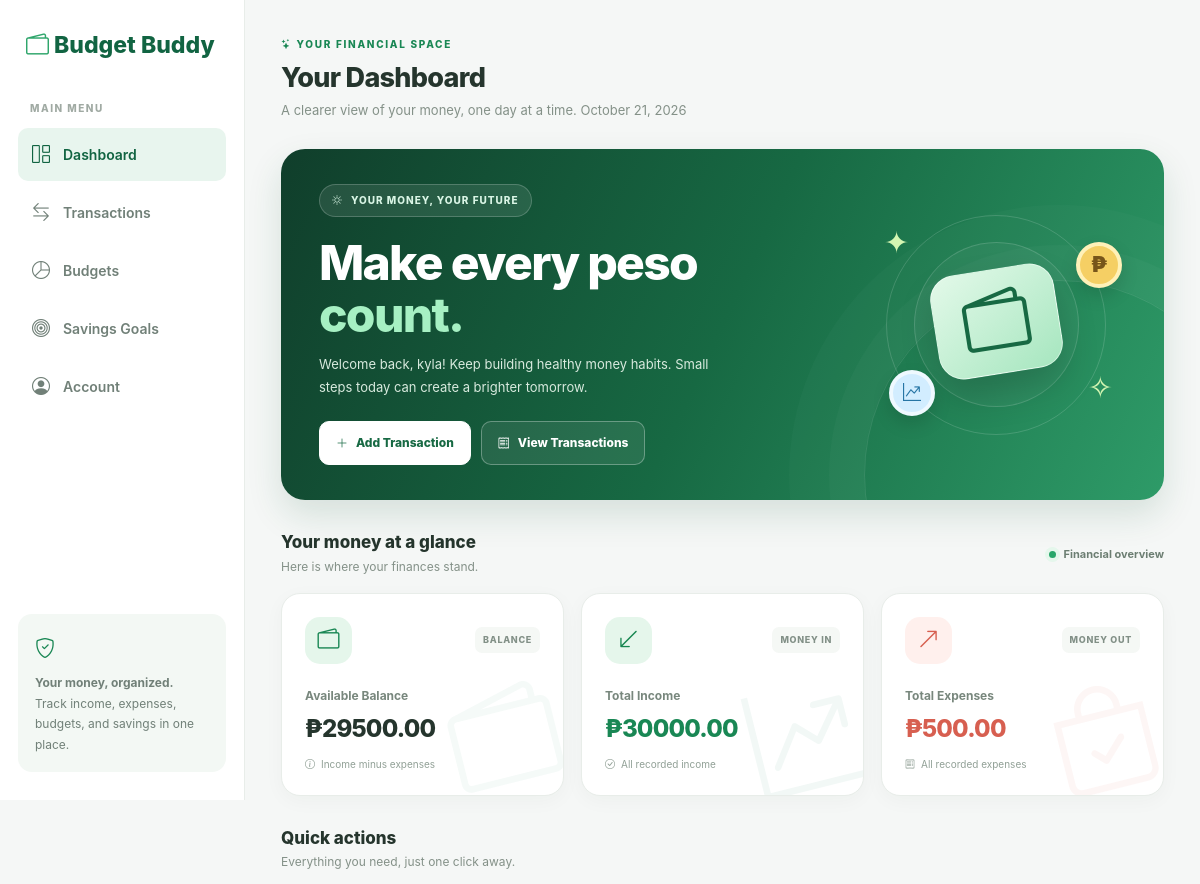
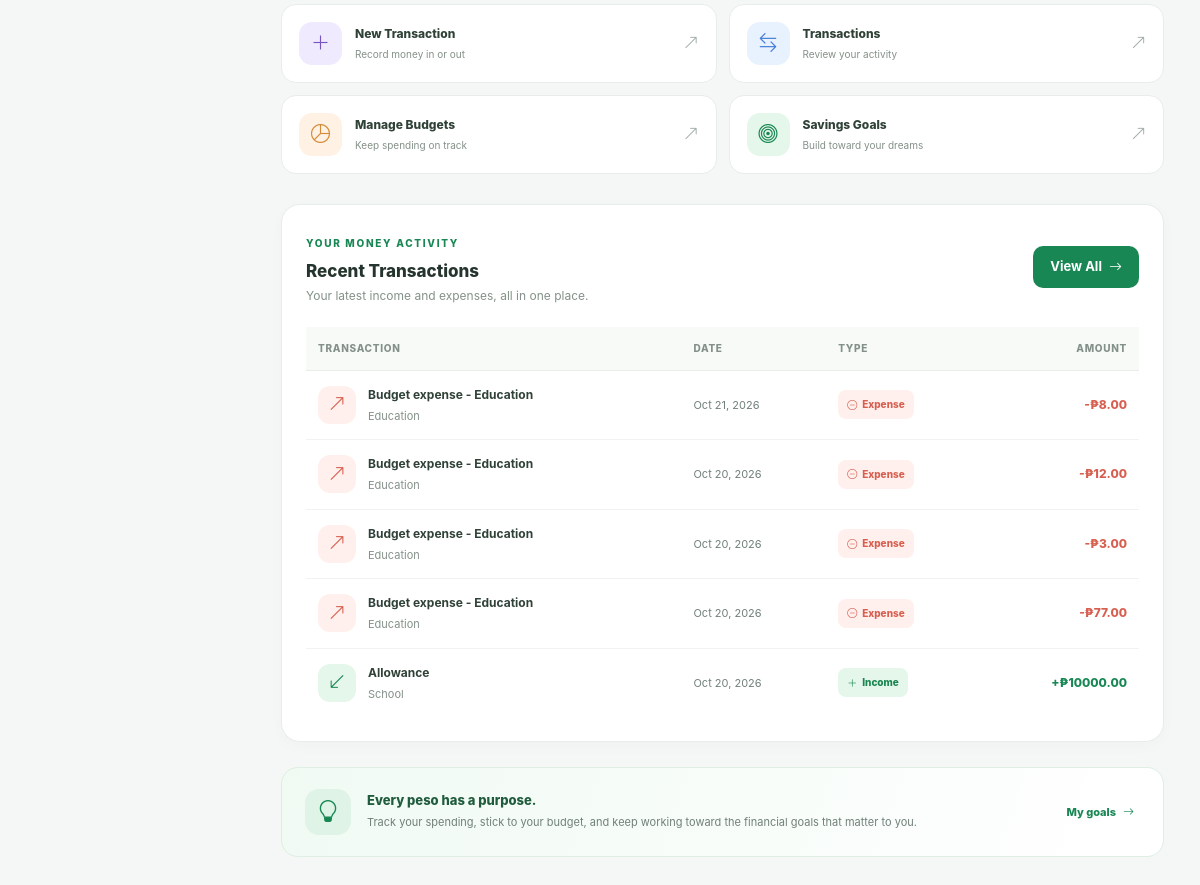
The page / (signed in) on the database its author committed (2 pictures, top to bottom).
### MyApp/models.py (models this page shows, shortened)
class Transaction(models.Model):
    transaction_id = models.AutoField(primary_key=True)
    user = models.ForeignKey(
        settings.AUTH_USER_MODEL,
        on_delete=models.CASCADE,
        related_name="transactions",
        null=True,
        blank=True,
    )
    transaction_type = models.CharField(max_length=20)
    amount = models.DecimalField(max_digits=12, decimal_places=2)
    description = models.CharField(max_length=100)
    date = models.DateField()
    payment_method = models.CharField(max_length=50)
    fund_type = models.CharField(max_length=20, default="Cash")
    category = models.CharField(max_length=100)
    allocation = models.CharField(max_length=50, default="Needs")
    money_plan = models.TextField(blank=True, default="")
    priority = models.CharField(max_length=20, default="Medium")

### MyApp/views.py (the view, shortened to what this page needs)
# urls.py: path("", views.index, name="index"),
@login_required
def index(request):
    transactions = Transaction.objects.filter(
        user=request.user
    ).order_by("-date", "-transaction_id")
    budgets = Budget.objects.filter(
        user=request.user
    ).order_by("-start_date")
    savings_goals = SavingsGoal.objects.filter(
        user=request.user
    ).order_by("-goal_id")
    income = (
        transactions.filter(
            transaction_type__iexact="income"
        ).aggregate(total=Sum("amount"))["total"]
        or Decimal("0.00")
    )
    expenses = (
        transactions.filter(
            transaction_type__iexact="expense"
        ).aggregate(total=Sum("amount"))["total"]
        or Decimal("0.00")
    )
    balance = income - expenses
    for budget in budgets:
        spending_limit = budget.spending_limit or budget.amount
        spent = sum(
            (
                transaction.amount
                for transaction in transactions
                if transaction.transaction_type.lower() == "expense"
                and transaction.category.lower() == budget.category.lower()
                and budget.start_date <= transaction.date <= budget.end_date
            ),
            Decimal("0.00"),
        )
        budget.spent = spent
        budget.remaining = spending_limit - spent
        budget.percent = min(
            100,
            int((spent / spending_limit * 100))
            if spending_limit > 0 else 0,
        )
        budget.over_budget = spent > budget.amount
        budget.over_limit = spent > spending_limit
    for goal in savings_goals:
        goal.remaining = max(
            Decimal("0.00"),
            goal.target_amount - goal.current_amount,
        )
        goal.percent = min(
            100,
            int((goal.current_amount / goal.target_amount * 100))
            if goal.target_amount > 0 else 0,
        )
    context = {
        "transactions": transactions,
        "budgets": budgets,
        "savings_goals": savings_goals,
        "income": income,
        "expenses": expenses,
        "balance": balance,
        "today": date.today().isoformat(),
        "budget_categories": [
            "Food", "Transport", "Housing", "Utilities",
            "Education", "Health", "Entertainment",
            "Shopping", "Savings", "Others",
        ],
        "savings_goal_categories": [
            "Emergency Fund", "Travel", "Education",
            "New Gadget", "Vehicle", "House",
            "Retirement", "Others",
        ],
    }
    return render(request, "InvApp/dashboard.html", context)

### MyApp/templates/InvApp/dashboard.html (shortened to what this page needs)
<!DOCTYPE html>
<html lang="en">
<head>
    <link href="https://cdn.jsdelivr.net/npm/bootstrap@5.3.3/dist/css/bootstrap.min.css"
          rel="stylesheet">
    <link href="https://cdn.jsdelivr.net/npm/bootstrap-icons@1.11.3/font/bootstrap-icons.css"
          rel="stylesheet">
</head>
<body>
<aside class="sidebar">
    <div class="brand">
        <i class="bi bi-wallet2"></i> Budget Buddy
    </div>
<div class="nav-label">MAIN MENU</div>
<nav>
    <a href="#dashboard" class="side-link active">
        <i class="bi bi-grid-1x2"></i> Dashboard
    </a>
    <a href="#transactions" class="side-link">
        <i class="bi bi-arrow-left-right"></i> Transactions
    </a>
    <a href="#budgets" class="side-link">
        <i class="bi bi-pie-chart"></i> Budgets
    </a>
    <a href="#goals" class="side-link">
        <i class="bi bi-bullseye"></i> Savings Goals
    </a>
    <a href="#account" class="side-link">
        <i class="bi bi-person-circle"></i> Account
    </a>
</nav>
    <div class="sidebar-bottom">
        <i class="bi bi-shield-check text-success fs-5"></i>
        <div class="fw-bold mt-2">Your money, organized.</div>
        Track income, expenses, budgets, and savings in one place.
    </div>
</aside>
<main class="main">
<section id="dashboard-section" class="page-section active">
    <header class="topbar">
        <div>
            <span class="dashboard-eyebrow">
                <i class="bi bi-stars"></i> YOUR FINANCIAL SPACE
            </span>
            <h1 class="page-title mt-2">Your Dashboard</h1>
            <div class="subtitle">
                A clearer view of your money, one day at a time.
                {% now "F d, Y" %}
            </div>
        </div>
    </header>
    <section class="creative-welcome">
        <div class="welcome-content">
            <div class="welcome-tag">
                <i class="bi bi-sun"></i> YOUR MONEY, YOUR FUTURE
            </div>
            <h2>
                Make every peso<br>
                <span>count.</span>
            </h2>
            <p>
                Welcome back, {{ request.user.username }}!
                Keep building healthy money habits.
                Small steps today can create a brighter tomorrow.
            </p>
            <div class="welcome-actions">
                <button type="button" class="welcome-primary"
                        onclick="openAddModal()">
                        <i class="bi bi-plus-lg"></i> Add Transaction
                    </button>
          <button type="button" class="welcome-secondary"
        onclick="showPage('transactions')">
    <i class="bi bi-receipt"></i> View Transactions
</button>
            </div>
        </div>
        <div class="welcome-art" aria-hidden="true">
            <div class="art-circle art-circle-one"></div>
            <div class="art-circle art-circle-two"></div>
            <div class="art-wallet">
                <i class="bi bi-wallet2"></i>
            </div>
            <div class="art-coin coin-one">₱</div>
            <div class="art-coin coin-two">
                <i class="bi bi-graph-up-arrow"></i>
            </div>
            <div class="art-sparkle sparkle-one">✦</div>
            <div class="art-sparkle sparkle-two">✧</div>
        </div>
        <div class="welcome-decoration"></div>
    </section>
    <div class="dashboard-section-title">
        <div>
            <h3>Your money at a glance</h3>
            <p>Here is where your finances stand.</p>
        </div>
        <span class="live-indicator">
            <span></span> Financial overview
        </span>
    </div>
    <section class="creative-stats">
        <div class="creative-stat balance-stat">
            <div class="creative-stat-header">
                <div class="creative-stat-icon">
                    <i class="bi bi-wallet2"></i>
                </div>
                <span class="stat-chip">BALANCE</span>
            </div>
            <div class="creative-stat-label">Available Balance</div>
            <div class="creative-stat-value">
                ₱{{ balance|default:0|floatformat:2 }}
            </div>
            <div class="creative-stat-footer">
                <i class="bi bi-info-circle"></i>
                Income minus expenses
            </div>
            <div class="stat-decoration">
                <i class="bi bi-wallet2"></i>
            </div>
        </div>
        <div class="creative-stat income-stat">
            <div class="creative-stat-header">
                <div class="creative-stat-icon">
                    <i class="bi bi-arrow-down-left"></i>
                </div>
                <span class="stat-chip">MONEY IN</span>
            </div>
            <div class="creative-stat-label">Total Income</div>
            <div class="creative-stat-value">
                ₱{{ income|default:0|floatformat:2 }}
            </div>
            <div class="creative-stat-footer">
                <i class="bi bi-check-circle"></i>
                All recorded income
            </div>
            <div class="stat-decoration">
                <i class="bi bi-graph-up-arrow"></i>
            </div>
        </div>
        <div class="creative-stat expense-stat">
            <div class="creative-stat-header">
                <div class="creative-stat-icon">
                    <i class="bi bi-arrow-up-right"></i>
                </div>
                <span class="stat-chip">MONEY OUT</span>
            </div>
            <div class="creative-stat-label">Total Expenses</div>
            <div class="creative-stat-value">
                ₱{{ expenses|default:0|floatformat:2 }}
            </div>
            <div class="creative-stat-footer">
                <i class="bi bi-receipt"></i>
                All recorded expenses
            </div>
            <div class="stat-decoration">
                <i class="bi bi-bag-check"></i>
            </div>
        </div>
    </section>
    <section class="quick-actions-panel">
        <div class="dashboard-section-title">
            <div>
                <h3>Quick actions</h3>
                <p>Everything you need, just one click away.</p>
            </div>
        </div>
        <div class="quick-actions-grid">
            <button type="button" class="quick-action"
                    onclick="openAddModal()">
                <span class="quick-action-icon quick-purple">
                    <i class="bi bi-plus-lg"></i>
                </span>
                <span class="quick-action-text">
                    <strong>New Transaction</strong>
                    <small>Record money in or out</small>
                </span>
                <i class="bi bi-arrow-up-right quick-action-arrow"></i>
            </button>
            <button type="button" class="quick-action"
                    onclick="showPage('transactions')">
                <span class="quick-action-icon quick-blue">
                    <i class="bi bi-arrow-left-right"></i>
                </span>
                <span class="quick-action-text">
                    <strong>Transactions</strong>
                    <small>Review your activity</small>
                </span>
                <i class="bi bi-arrow-up-right quick-action-arrow"></i>
            </button>
            <button type="button" class="quick-action"
                    onclick="showPage('budgets')">
                <span class="quick-action-icon quick-orange">
                    <i class="bi bi-pie-chart"></i>
                </span>
                <span class="quick-action-text">
                    <strong>Manage Budgets</strong>
                    <small>Keep spending on track</small>
                </span>
                <i class="bi bi-arrow-up-right quick-action-arrow"></i>
            </button>
            <button type="button" class="quick-action"
                    onclick="showPage('goals')">
                <span class="quick-action-icon quick-green">
                    <i class="bi bi-bullseye"></i>
                </span>
                <span class="quick-action-text">
                    <strong>Savings Goals</strong>
                    <small>Build toward your dreams</small>
                </span>
                <i class="bi bi-arrow-up-right quick-action-arrow"></i>
            </button>
        </div>
    </section>
    <section class="panel creative-transactions">
        <div class="section-heading">
            <div>
                <span class="panel-eyebrow">YOUR MONEY ACTIVITY</span>
                <h3 class="mt-2">Recent Transactions</h3>
                <p>Your latest income and expenses, all in one place.</p>
            </div>
            <button type="button" class="btn-green"
                    onclick="showPage('transactions')">
                View All <i class="bi bi-arrow-right ms-1"></i>
            </button>
        </div>
        <div class="table-responsive">
            <table class="table creative-table">
                <thead>
                    <tr>
                        <th>TRANSACTION</th>
                        <th>DATE</th>
                        <th>TYPE</th>
                        <th class="text-end">AMOUNT</th>
                    </tr>
                </thead>
                <tbody>
                {% for transaction in transactions|slice:":5" %}
                    <tr>
                        <td>
                            <div class="creative-transaction-info">
                                <div class="transaction-icon
                                    {% if transaction.transaction_type|lower == 'income' %}
                                        transaction-income-icon
                                    {% else %}
                                        transaction-expense-icon
                                    {% endif %}">
                                    {% if transaction.transaction_type|lower == "income" %}
                                        <i class="bi bi-arrow-down-left"></i>
                                    {% else %}
                                        <i class="bi bi-arrow-up-right"></i>
                                    {% endif %}
                                </div>
                                <div>
                                    <div class="transaction-name">
                                        {{ transaction.description }}
                                    </div>
                                    <div class="transaction-category">
                                        {{ transaction.category }}
                                    </div>
                                </div>
                            </div>
                        </td>
                        <td>
                            <span class="transaction-date">
                                {{ transaction.date|date:"M d, Y" }}
                            </span>
                        </td>
                        <td>
                            {% if transaction.transaction_type|lower == "income" %}
                                <span class="creative-type income-type">
                                    <i class="bi bi-plus-lg"></i> Income
                                </span>
                            {% else %}
                                <span class="creative-type expense-type">
                                    <i class="bi bi-dash-circle"></i> Expense
                                </span>
                            {% endif %}
                        </td>
                        <td class="text-end">
                            <span class="{% if transaction.transaction_type|lower == 'income' %}amount-income{% else %}amount-expense{% endif %}">
                                {% if transaction.transaction_type|lower == "income" %}+{% else %}-{% endif %}₱{{ transaction.amount|floatformat:2 }}
                            </span>
                        </td>
                    </tr>
                {% endfor %}
                </tbody>
            </table>
        </div>
    </section>
    <section class="money-motivation">
        <div class="motivation-icon">
            <i class="bi bi-lightbulb"></i>
        </div>
        <div>
            <h4>Every peso has a purpose.</h4>
            <p>
                Track your spending, stick to your budget, and keep working
                toward the financial goals that matter to you.
            </p>
        </div>
        <button type="button" onclick="showPage('goals')"
                class="motivation-link">
            My goals <i class="bi bi-arrow-right"></i>
        </button>
    </section>
</section>
</main>
</body>
</html>

### rows shown on the page
Transaction: transaction_type "Expense" (drawn)
Transaction: transaction_type "Expense" (drawn)
Transaction: transaction_type "Expense" (drawn)
Transaction: transaction_type "Expense" (drawn)
Transaction: transaction_type "Income" (drawn)

### other values the page prints
{{ request.user.username }} "kyla"
{{ balance|default:0|floatformat:2 }} "29500.00"
{{ income|default:0|floatformat:2 }} "30000.00"
{{ expenses|default:0|floatformat:2 }} "500.00"
